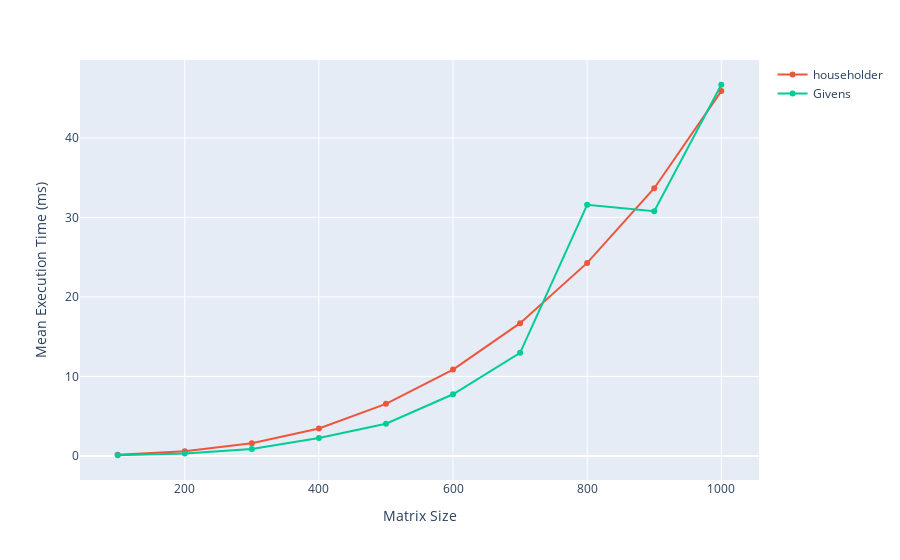

Notebook code for this chart:
### Code cell
import plotly.express as px

# Parse the two XML files
householder_sizes, householder_means = parse_xml_results("results/householder.xml")
givens_sizes, givens_means = parse_xml_results("results/givens_rotation.xml")


# Create a Plotly figure with both lines
fig = px.line(
    labels={"x": "Matrix Size", "y": "Mean Execution Time (ms)"},
)

# Add householder trace
fig.add_scatter(
    x=householder_sizes, y=householder_means, mode="lines+markers", name="householder"
)

# Add Givens trace
fig.add_scatter(x=givens_sizes, y=givens_means, mode="lines+markers", name="Givens")

fig.update_layout(xaxis_title="Matrix Size", yaxis_title="Mean Execution Time (ms)")


fig.show()

# exprt fig to jpg
fig.write_image("figures/householder_givens.jpg", scale=10, width=1000, height=600)

### Figure 1 — Plotly figure (JSON) as saved in the notebook; plotly's stock layout.template omitted (floating-point values rounded to 4 significant figures)
{"data": [{"hovertemplate": "<extra></extra>", "legendgroup": "", "line": {"color": "#636efa", "dash": "solid"}, "marker": {"symbol": "circle"}, "mode": "lines", "name": "", "orientation": "v", "showlegend": false, "type": "scatter", "xaxis": "x", "yaxis": "y"}, {"mode": "lines+markers", "name": "householder", "type": "scatter", "x": [100, 200, 300, 400, 500, 600, 700, 800, 900, 1000], "y": [0.1309, 0.5903, 1.597, 3.452, 6.546, 10.85, 16.69, 24.28, 33.67, 45.89]}, {"mode": "lines+markers", "name": "Givens", "type": "scatter", "x": [100, 200, 300, 400, 500, 600, 700, 800, 900, 1000], "y": [0.07962, 0.2999, 0.8603, 2.257, 4.044, 7.751, 12.96, 31.59, 30.78, 46.69]}], "layout": {"legend": {"tracegroupgap": 0}, "margin": {"t": 60}, "xaxis": {"anchor": "y", "domain": [0, 1], "title": {"text": "Matrix Size"}}, "yaxis": {"anchor": "x", "domain": [0, 1], "title": {"text": "Mean Execution Time (ms)"}}}}
